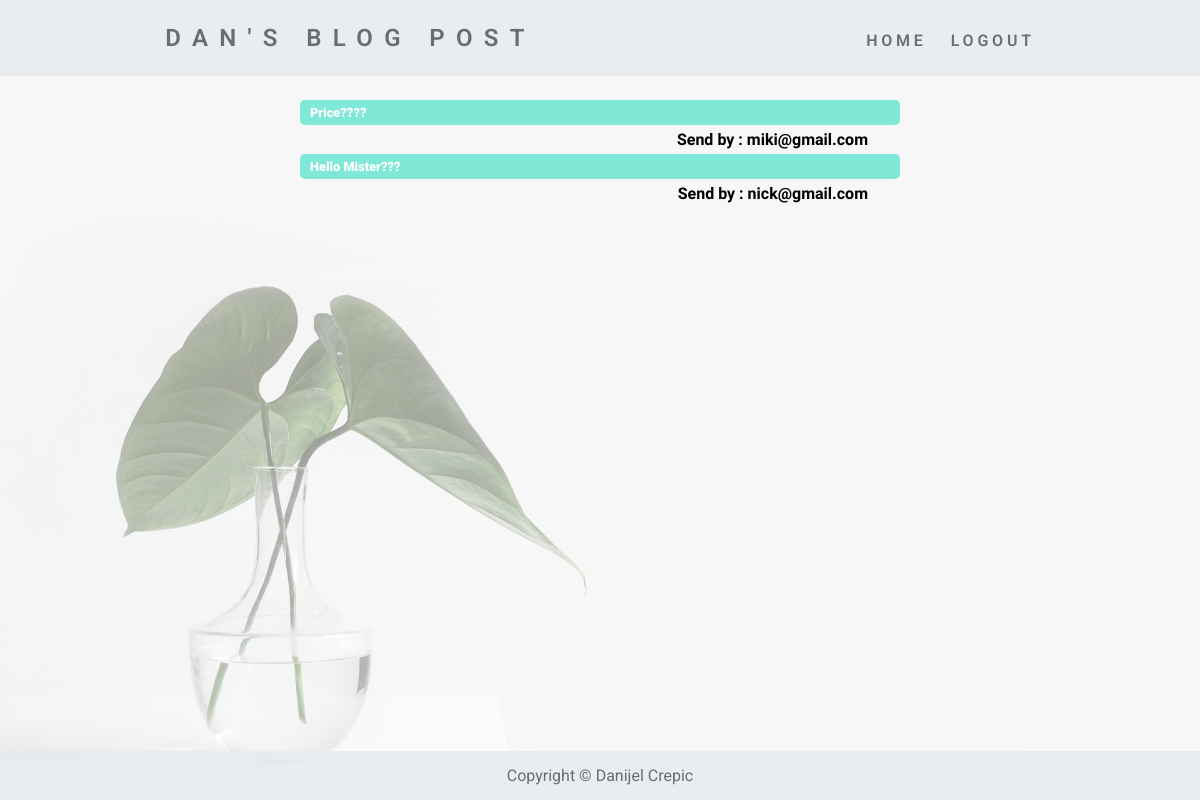
Screenshot of /email-messages (signed in) with the database file from the repository.
### main.py (models this page shows)
class Contacts(db.Model):
    __tablename__ = "email_inquiries"
    id = db.Column(db.Integer, primary_key=True)
    email = db.Column(db.String(200), nullable=False)
    email_body = db.Column(db.String(5000), nullable=False)

### main.py (the view)
@app.route('/email-messages')
@login_required
@admin_only_access
def see_emails():
    all_emails = Contacts.query.all()
    if all_emails == None:
        return render_template("emails.html", current_user=current_user)
    return render_template("emails.html", emails=all_emails, current_user=current_user)

### main.py (called while the page is built)
@login_manager.user_loader
def load_user(user_id):
    return Users.query.get(int(user_id))

def admin_only_access(function):
    @wraps(function)
    def decorated_function(*args, **kwargs):
        if current_user.id != 1:
            return abort(403)
        return function(*args, **kwargs)
    return decorated_function

### templates/emails.html
{% extends "base.html" %}
{% block content %}
<div class="posts-container">
    {% for email in emails %}
    <p class="email-content">
        <a href="{{ url_for('show_email', email_id=email.id) }}">
        {{ email.email_body|safe}}
        </a>
    </p>
    <p class="email-sender">
        Send by : {{ email.email }}
    </p>
    {% endfor %}
</div>
{% endblock %}

### static/styles.css (style rules this page uses)
* { box-sizing: border-box; }
body { font-family: 'Roboto', sans-serif; margin: 0; }
a { text-decoration: none; }
a, button { cursor: pointer; }
.posts-container { position: relative; width: 50%; margin: 100px auto 100px auto; }
.comment-text, .email-content { text-align: left; background-color: rgba(50, 224, 196, 0.6); color: #fff; font-size: 0.8rem; padding-left: 10px; padding-right: 10px; padding-top: 5px; padding-bottom: 5px; border-radius: 5px; margin-bottom: 5px; margin-top: 5px; }
.comment-author, .email-sender { text-align: right; padding-right: 2rem; font-family: 'Indie Flower', cursive; margin-top: 0; margin-bottom: 0; }
.email-content a { display: block; color: #fff; font-weight: 1000; }
.email-sender { font-weight: 1000; }

### rows the page displays
Contacts: email_body "Price????", email "miki@gmail.com"
Contacts: email_body "Hello Mister???", email "nick@gmail.com"
